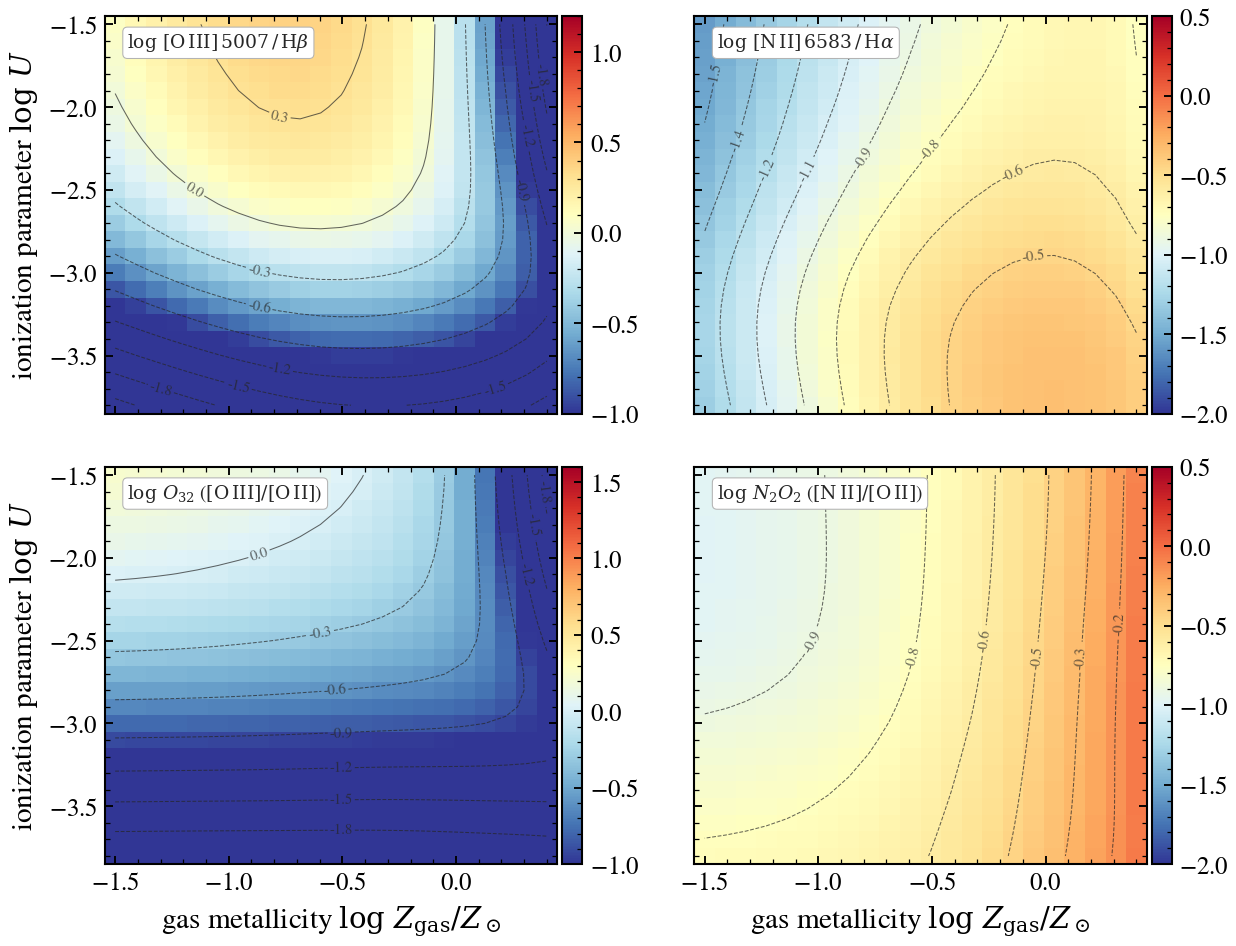

Recreate this plot in Python.
"""
Comprehensive 2D sweep of ionization parameter and metallicity (Cue)
====================================================================

Cue (Li, Leja & Speagle 2023) maps a four-dimensional HII region
control space — ionization parameter ``log U``, gas-phase metallicity
``log Z_gas``, ionizing-spectrum shape, and dust-to-metal ratio —
onto an emission-line spectrum. A two-dimensional sweep over the two
knobs most users will turn (``log U`` and ``log Z_gas``) is shown for
four diagnostic line ratios.

The grid is built on a young SF galaxy with bare-stellar SSP (Cue
requires bare-stellar input — see Cue documentation).

Diagnostics shown (read all from the rest-frame line list):
- ``[O III] 5007 / H_β``  — ionization-state proxy (BPT y-axis)
- ``[N II] 6583 / H_α``    — N-abundance + ionization (BPT x-axis)
- ``[O III] 5007 / [O II] 3727``  — ``O32`` (ionization parameter)
- ``[N II] 6583 / [O II] 3727``    — ``N2O2`` (gas metallicity)

The 2D grid subsumes 1D slices: varying logU alone at fixed metallicity
(ionization-hardness diagnostic) and varying metallicity alone (abundance
evolution). See the heatmap contours for guidance on how the diagnostics
respond along each axis.

References:
- Li, Leja & Speagle 2023, ApJ, 956, 23 (Cue)
- Kewley & Dolphin 2002, ApJ, 549, 716 (logU diagnostics)
- Kewley+2019, ARA&A, 57, 511 (modern line-diagnostics review)
"""

import os

os.environ["TF_CPP_MIN_LOG_LEVEL"] = "2"  # suppress XLA/PjRt C++ INFO+WARNING logs

import warnings

import jax
import jax.numpy as jnp
import matplotlib.pyplot as plt
import numpy as np

import tengri
from tengri.analysis.plotting import setup_style

setup_style()
warnings.filterwarnings("ignore", message=".*BakedInBackend.*")

# Cue knob grid
LOGU_GRID = np.linspace(-3.8, -1.5, 24)
LOGZ_GRID = np.linspace(-1.5, 0.4, 22)

ssp = tengri.load_ssp("fsps_prsc_miles_chabrier")
model = tengri.SEDModel.build(
    ssp,
    sfh={
        "type": "dpl",
        "*": tengri.FIXED,
        "tau_gyr": 0.3,
        "log_total_mass": 10.0,
        "alpha": 3.0,
        "beta": 2.0,
    },
    dust={"type": "two_component", "*": tengri.FIXED, "tau_diff": 0.05, "tau_bc": 0.1},
    neb={
        "type": "cue",
        "*": tengri.FIXED,
        "logU": tengri.Uniform(-4.0, -1.0),
        "logZ_gas": tengri.Uniform(-2.0, 0.5),
    },
    redshift=tengri.Fixed(0.05),
)
baseline = dict(model.spec.sample(jax.random.PRNGKey(0)))


SHAPE = (LOGU_GRID.size, LOGZ_GRID.size)
o3_hb = np.empty(SHAPE)
n2_ha = np.empty(SHAPE)
o32 = np.empty(SHAPE)
n2o2 = np.empty(SHAPE)

for i, logu in enumerate(LOGU_GRID):
    for j, logz in enumerate(LOGZ_GRID):
        p = {**baseline, "neb_logU": jnp.float64(logu), "neb_logZ_gas": jnp.float64(logz)}
        lines = model.predict(p).lines
        o3_hb[i, j] = float(lines.oiii_5007 / lines.hbeta)
        n2_ha[i, j] = float(lines.nii_6584 / lines.halpha)
        o32[i, j] = float(lines.oiii_5007 / lines.oii)
        n2o2[i, j] = float(lines.nii_6584 / lines.oii)


def _panel(ax, arr, vmin, vmax, label, n_contours=10):
    """Plot 2D heatmap with contours showing 1D structure."""
    arr = np.where(arr > 0, np.log10(arr), np.nan)
    mesh = ax.pcolormesh(
        LOGZ_GRID, LOGU_GRID, arr, cmap="RdYlBu_r", vmin=vmin, vmax=vmax, shading="auto"
    )
    cs = ax.contour(
        LOGZ_GRID,
        LOGU_GRID,
        arr,
        levels=n_contours,
        colors="0.15",
        linewidths=0.5,
        alpha=0.6,
    )
    ax.clabel(cs, fmt="%.1f", fontsize=7, inline=True, inline_spacing=2)
    ax.text(
        0.05,
        0.92,
        label,
        transform=ax.transAxes,
        fontsize=9,
        color="0.15",
        bbox=dict(boxstyle="round,pad=0.25", fc="white", ec="0.7", lw=0.5),
    )
    return mesh


fig, axes = plt.subplots(2, 2, figsize=(8.6, 6.6), sharex=True, sharey=True)
m1 = _panel(axes[0, 0], o3_hb, -1.0, 1.2, r"$\log\,[\mathrm{O\,III}]\,5007\,/\,\mathrm{H}\beta$")
m2 = _panel(axes[0, 1], n2_ha, -2.0, 0.5, r"$\log\,[\mathrm{N\,II}]\,6583\,/\,\mathrm{H}\alpha$")
m3 = _panel(axes[1, 0], o32, -1.0, 1.6, r"$\log\,O_{32}$ ($[\mathrm{O\,III}]/[\mathrm{O\,II}]$)")
m4 = _panel(
    axes[1, 1], n2o2, -2.0, 0.5, r"$\log\,N_{2}O_{2}$ ($[\mathrm{N\,II}]/[\mathrm{O\,II}]$)"
)

for ax in axes[-1]:
    ax.set_xlabel(r"gas metallicity $\log\,Z_{\rm gas}/Z_\odot$")
for ax in axes[:, 0]:
    ax.set_ylabel(r"ionization parameter $\log\,U$")

for mesh, ax in zip([m1, m2, m3, m4], axes.ravel()):
    fig.colorbar(mesh, ax=ax, pad=0.01)

fig.tight_layout()
plt.savefig("plot_cue_parameter_atlas.png", dpi=150, bbox_inches="tight")
